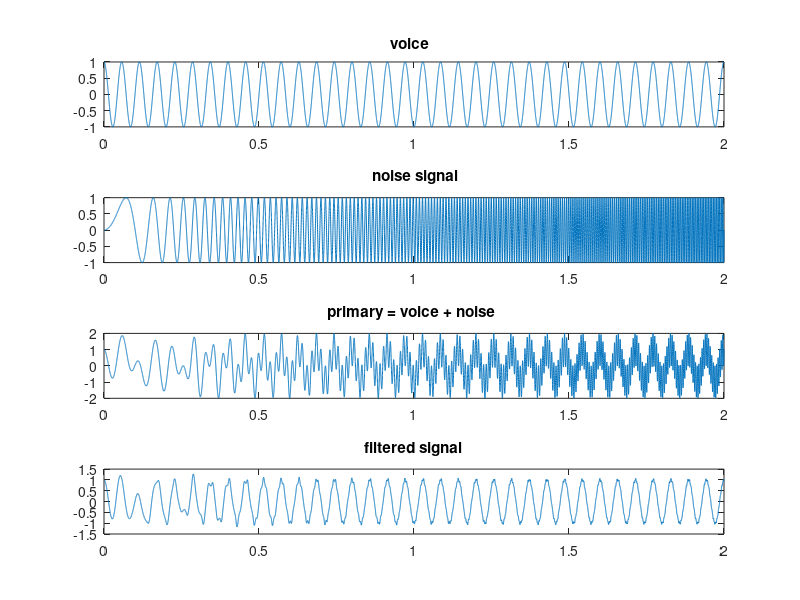

The MATLAB script that drew this image:
%noise cancellation

clear
close all

order=2;

size=2;                         %time duration of inputs
fs=8192;                                %digital sampling frequency
t=[0:1/fs:size];
N=fs*size;                      %size of inputs
f1=35/2;                                %frequency of voice
f2=99/2;                                %frequency of noise

voice=cos(2*pi*f1*t);
subplot(4,1,1)
plot(t,voice);
title('voice  ')

noise=sin(2*pi*f2*t.^2);                                %increasy frequency noise
primary=voice+noise;
subplot(4,1,2)
plot(t,noise)
title(' noise signal')
subplot(4,1,3)
plot(t,noise+voice)
title('primary = voice + noise ')
%ref=noise+.25*rand;                                             %noisy noise
%subplot(4,1,3)
%plot(t,ref)
%title('reference  (noisy noise)  ');

w=zeros(order,1);
mu=.006;
for i=1:N-order
   buffer = noise(i:i+order-1);                                   %current 32 points of reference
   desired(i) = primary(i)-buffer*w;                    %dot product reference and coeffs
   w=w+(buffer.*mu*desired(i)/norm(buffer))';%update coeffs
end

subplot(4,1,4)
plot(t(order+1:N),desired)
title('filtered signal')
